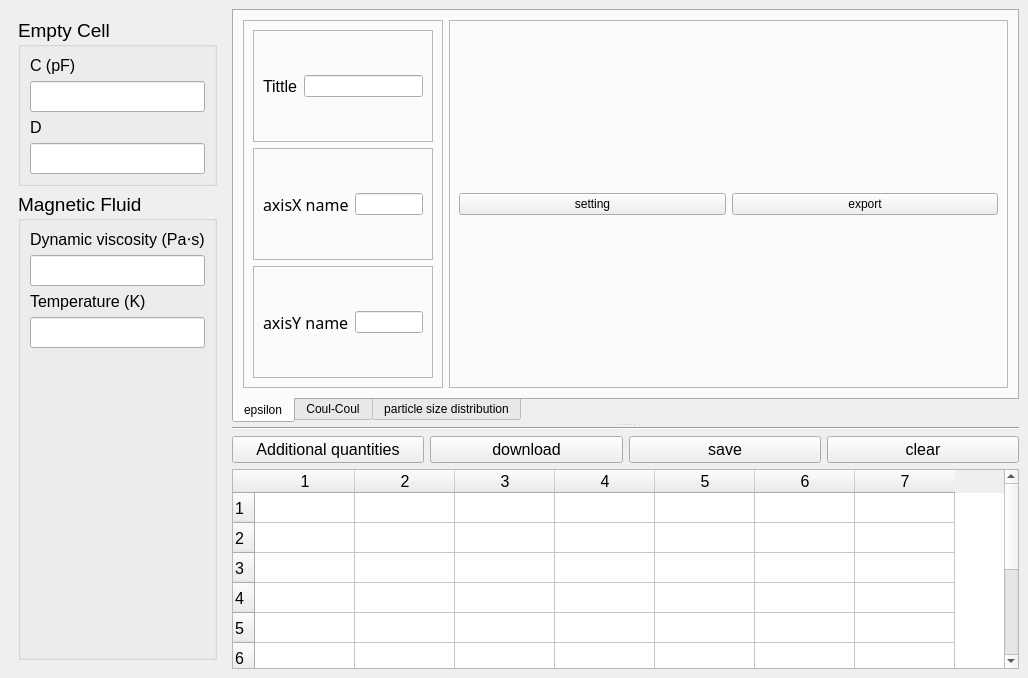
<?xml version="1.0" encoding="UTF-8"?>
<ui version="4.0">
 <class>MainWindow</class>
 <widget class="QMainWindow" name="MainWindow">
  <property name="geometry">
   <rect>
    <x>0</x>
    <y>0</y>
    <width>1028</width>
    <height>678</height>
   </rect>
  </property>
  <property name="windowTitle">
   <string>MainWindow</string>
  </property>
  <widget class="QWidget" name="centralwidget">
   <layout class="QHBoxLayout" name="horizontalLayout">
    <property name="sizeConstraint">
     <enum>QLayout::SetMaximumSize</enum>
    </property>
    <item>
     <widget class="QFrame" name="frame">
      <property name="enabled">
       <bool>true</bool>
      </property>
      <property name="sizePolicy">
       <sizepolicy hsizetype="Minimum" vsizetype="Preferred">
        <horstretch>0</horstretch>
        <verstretch>0</verstretch>
       </sizepolicy>
      </property>
      <property name="minimumSize">
       <size>
        <width>0</width>
        <height>0</height>
       </size>
      </property>
      <property name="maximumSize">
       <size>
        <width>211</width>
        <height>16777215</height>
       </size>
      </property>
      <property name="acceptDrops">
       <bool>false</bool>
      </property>
      <layout class="QVBoxLayout" name="verticalLayout_3">
       <property name="sizeConstraint">
        <enum>QLayout::SetMinimumSize</enum>
       </property>
       <item>
        <widget class="QGroupBox" name="groupBox">
         <property name="font">
          <font>
           <pointsize>14</pointsize>
          </font>
         </property>
         <property name="title">
          <string>Empty Cell</string>
         </property>
         <layout class="QVBoxLayout" name="verticalLayout">
          <item>
           <widget class="QLabel" name="label_C0">
            <property name="font">
             <font>
              <pointsize>12</pointsize>
             </font>
            </property>
            <property name="text">
             <string>C (pF)</string>
            </property>
           </widget>
          </item>
          <item>
           <widget class="QLineEdit" name="lineEdit_C0"/>
          </item>
          <item>
           <widget class="QLabel" name="label_D0">
            <property name="font">
             <font>
              <pointsize>12</pointsize>
             </font>
            </property>
            <property name="text">
             <string>D</string>
            </property>
           </widget>
          </item>
          <item>
           <widget class="QLineEdit" name="lineEdit_D0"/>
          </item>
         </layout>
        </widget>
       </item>
       <item>
        <widget class="QGroupBox" name="groupBox_2">
         <property name="font">
          <font>
           <pointsize>14</pointsize>
          </font>
         </property>
         <property name="title">
          <string>Magnetic Fluid</string>
         </property>
         <layout class="QVBoxLayout" name="verticalLayout_2">
          <item>
           <widget class="QLabel" name="label_eta">
            <property name="font">
             <font>
              <pointsize>12</pointsize>
             </font>
            </property>
            <property name="text">
             <string>Dynamic viscosity (Pa⋅s)</string>
            </property>
           </widget>
          </item>
          <item>
           <widget class="QLineEdit" name="lineEdit_eta"/>
          </item>
          <item>
           <widget class="QLabel" name="label_temp">
            <property name="font">
             <font>
              <pointsize>12</pointsize>
             </font>
            </property>
            <property name="text">
             <string>Temperature (K)</string>
            </property>
           </widget>
          </item>
          <item>
           <widget class="QLineEdit" name="lineEdit_temp"/>
          </item>
          <item>
           <spacer name="verticalSpacer_3">
            <property name="orientation">
             <enum>Qt::Vertical</enum>
            </property>
            <property name="sizeHint" stdset="0">
             <size>
              <width>20</width>
              <height>40</height>
             </size>
            </property>
           </spacer>
          </item>
         </layout>
        </widget>
       </item>
      </layout>
     </widget>
    </item>
    <item>
     <widget class="QSplitter" name="splitter">
      <property name="maximumSize">
       <size>
        <width>16777215</width>
        <height>16777215</height>
       </size>
      </property>
      <property name="orientation">
       <enum>Qt::Vertical</enum>
      </property>
      <widget class="QWidget" name="verticalLayoutWidget">
       <layout class="QVBoxLayout" name="verticalLayout_4" stretch="0">
        <property name="spacing">
         <number>6</number>
        </property>
        <property name="sizeConstraint">
         <enum>QLayout::SetMaximumSize</enum>
        </property>
        <property name="bottomMargin">
         <number>0</number>
        </property>
        <item>
         <widget class="QTabWidget" name="tabWidget">
          <property name="minimumSize">
           <size>
            <width>0</width>
            <height>400</height>
           </size>
          </property>
          <property name="tabPosition">
           <enum>QTabWidget::South</enum>
          </property>
          <property name="tabShape">
           <enum>QTabWidget::Rounded</enum>
          </property>
          <property name="currentIndex">
           <number>0</number>
          </property>
          <property name="elideMode">
           <enum>Qt::ElideNone</enum>
          </property>
          <property name="usesScrollButtons">
           <bool>true</bool>
          </property>
          <property name="documentMode">
           <bool>false</bool>
          </property>
          <property name="tabsClosable">
           <bool>false</bool>
          </property>
          <property name="movable">
           <bool>true</bool>
          </property>
          <property name="tabBarAutoHide">
           <bool>false</bool>
          </property>
          <widget class="QWidget" name="epsilon">
           <attribute name="title">
            <string>epsilon</string>
           </attribute>
           <layout class="QHBoxLayout" name="horizontalLayout_2">
            <item>
             <widget class="QFrame" name="SetingChartEpsilon">
              <property name="maximumSize">
               <size>
                <width>200</width>
                <height>16777215</height>
               </size>
              </property>
              <property name="frameShape">
               <enum>QFrame::StyledPanel</enum>
              </property>
              <property name="frameShadow">
               <enum>QFrame::Raised</enum>
              </property>
              <layout class="QVBoxLayout" name="verticalLayout_5">
               <item>
                <widget class="QFrame" name="frame_3">
                 <property name="frameShape">
                  <enum>QFrame::StyledPanel</enum>
                 </property>
                 <property name="frameShadow">
                  <enum>QFrame::Raised</enum>
                 </property>
                 <layout class="QHBoxLayout" name="horizontalLayout_7">
                  <item>
                   <widget class="QLabel" name="label">
                    <property name="font">
                     <font>
                      <pointsize>12</pointsize>
                     </font>
                    </property>
                    <property name="text">
                     <string>Tittle</string>
                    </property>
                   </widget>
                  </item>
                  <item>
                   <widget class="QLineEdit" name="ChartEpsilonTittle"/>
                  </item>
                 </layout>
                </widget>
               </item>
               <item>
                <widget class="QFrame" name="frame_4">
                 <property name="frameShape">
                  <enum>QFrame::StyledPanel</enum>
                 </property>
                 <property name="frameShadow">
                  <enum>QFrame::Raised</enum>
                 </property>
                 <layout class="QHBoxLayout" name="horizontalLayout_8">
                  <item>
                   <widget class="QLabel" name="label_2">
                    <property name="font">
                     <font>
                      <family>Ebrima</family>
                      <pointsize>12</pointsize>
                     </font>
                    </property>
                    <property name="text">
                     <string>axisX name</string>
                    </property>
                   </widget>
                  </item>
                  <item>
                   <widget class="QLineEdit" name="ChartEpsilonAxisXname"/>
                  </item>
                 </layout>
                </widget>
               </item>
               <item>
                <widget class="QFrame" name="frame_2">
                 <property name="frameShape">
                  <enum>QFrame::StyledPanel</enum>
                 </property>
                 <property name="frameShadow">
                  <enum>QFrame::Raised</enum>
                 </property>
                 <layout class="QHBoxLayout" name="horizontalLayout_9">
                  <item>
                   <widget class="QLabel" name="label_3">
                    <property name="font">
                     <font>
                      <family>Ebrima</family>
                      <pointsize>12</pointsize>
                     </font>
                    </property>
                    <property name="text">
                     <string>axisY name</string>
                    </property>
                   </widget>
                  </item>
                  <item>
                   <widget class="QLineEdit" name="ChartEpsilonAxisYname"/>
                  </item>
                 </layout>
                </widget>
               </item>
              </layout>
             </widget>
            </item>
            <item>
             <layout class="QVBoxLayout" name="epsilonLayout">
              <item>
               <widget class="QFrame" name="panel">
                <property name="frameShape">
                 <enum>QFrame::StyledPanel</enum>
                </property>
                <property name="frameShadow">
                 <enum>QFrame::Raised</enum>
                </property>
                <layout class="QHBoxLayout" name="horizontalLayout_6">
                 <item>
                  <widget class="QPushButton" name="setting_ChartEpsilon">
                   <property name="text">
                    <string>setting</string>
                   </property>
                  </widget>
                 </item>
                 <item>
                  <widget class="QPushButton" name="export_epsilon">
                   <property name="text">
                    <string>export</string>
                   </property>
                  </widget>
                 </item>
                </layout>
               </widget>
              </item>
             </layout>
            </item>
           </layout>
          </widget>
          <widget class="QWidget" name="CoulCoul">
           <attribute name="title">
            <string>Coul-Coul</string>
           </attribute>
           <layout class="QHBoxLayout" name="horizontalLayout_4">
            <item>
             <layout class="QVBoxLayout" name="coulcoulLayout">
              <property name="sizeConstraint">
               <enum>QLayout::SetNoConstraint</enum>
              </property>
              <item>
               <widget class="QPushButton" name="export_coul">
                <property name="text">
                 <string>export</string>
                </property>
               </widget>
              </item>
             </layout>
            </item>
           </layout>
          </widget>
          <widget class="QWidget" name="distribution">
           <attribute name="title">
            <string>particle size distribution</string>
           </attribute>
           <layout class="QHBoxLayout" name="horizontalLayout_5">
            <item>
             <layout class="QVBoxLayout" name="distributionLayout">
              <property name="sizeConstraint">
               <enum>QLayout::SetNoConstraint</enum>
              </property>
              <item>
               <layout class="QHBoxLayout" name="horizontalLayout_3">
                <item>
                 <widget class="QPushButton" name="export_dist">
                  <property name="text">
                   <string>export</string>
                  </property>
                 </widget>
                </item>
                <item>
                 <widget class="QPushButton" name="plotDistribution">
                  <property name="text">
                   <string>plot the distribution</string>
                  </property>
                 </widget>
                </item>
               </layout>
              </item>
             </layout>
            </item>
           </layout>
          </widget>
         </widget>
        </item>
       </layout>
      </widget>
      <widget class="QWidget" name="verticalLayoutWidget_2">
       <layout class="QVBoxLayout" name="tableLayout">
        <property name="sizeConstraint">
         <enum>QLayout::SetDefaultConstraint</enum>
        </property>
        <item>
         <widget class="Line" name="line">
          <property name="orientation">
           <enum>Qt::Horizontal</enum>
          </property>
         </widget>
        </item>
        <item>
         <layout class="QHBoxLayout" name="menuTableLayou">
          <item>
           <widget class="QPushButton" name="additional_quantities">
            <property name="font">
             <font>
              <pointsize>12</pointsize>
             </font>
            </property>
            <property name="text">
             <string>Additional quantities</string>
            </property>
           </widget>
          </item>
          <item>
           <widget class="QPushButton" name="download">
            <property name="font">
             <font>
              <pointsize>12</pointsize>
             </font>
            </property>
            <property name="text">
             <string>download</string>
            </property>
           </widget>
          </item>
          <item>
           <widget class="QPushButton" name="save">
            <property name="font">
             <font>
              <pointsize>12</pointsize>
             </font>
            </property>
            <property name="text">
             <string>save</string>
            </property>
            <property name="autoDefault">
             <bool>true</bool>
            </property>
           </widget>
          </item>
          <item>
           <widget class="QPushButton" name="clear">
            <property name="font">
             <font>
              <pointsize>12</pointsize>
             </font>
            </property>
            <property name="text">
             <string>clear</string>
            </property>
           </widget>
          </item>
         </layout>
        </item>
        <item>
         <layout class="QVBoxLayout" name="dataTablelLayout">
          <item>
           <widget class="QTableWidget" name="tableWidget">
            <property name="font">
             <font>
              <pointsize>12</pointsize>
             </font>
            </property>
            <property name="frameShape">
             <enum>QFrame::StyledPanel</enum>
            </property>
            <property name="frameShadow">
             <enum>QFrame::Plain</enum>
            </property>
            <property name="lineWidth">
             <number>2</number>
            </property>
            <property name="midLineWidth">
             <number>1</number>
            </property>
            <property name="textElideMode">
             <enum>Qt::ElideMiddle</enum>
            </property>
            <property name="showGrid">
             <bool>true</bool>
            </property>
            <property name="gridStyle">
             <enum>Qt::SolidLine</enum>
            </property>
            <property name="sortingEnabled">
             <bool>false</bool>
            </property>
            <property name="wordWrap">
             <bool>true</bool>
            </property>
            <property name="rowCount">
             <number>10</number>
            </property>
            <property name="columnCount">
             <number>7</number>
            </property>
            <attribute name="horizontalHeaderVisible">
             <bool>true</bool>
            </attribute>
            <attribute name="horizontalHeaderCascadingSectionResizes">
             <bool>false</bool>
            </attribute>
            <attribute name="verticalHeaderCascadingSectionResizes">
             <bool>false</bool>
            </attribute>
            <row/>
            <row/>
            <row/>
            <row/>
            <row/>
            <row/>
            <row/>
            <row/>
            <row/>
            <row/>
            <column>
             <property name="text">
              <string>1</string>
             </property>
            </column>
            <column>
             <property name="text">
              <string>2</string>
             </property>
            </column>
            <column/>
            <column/>
            <column/>
            <column/>
            <column/>
            <item row="0" column="2">
             <property name="text">
              <string/>
             </property>
             <property name="textAlignment">
              <set>AlignCenter</set>
             </property>
            </item>
            <item row="0" column="3">
             <property name="text">
              <string/>
             </property>
             <property name="textAlignment">
              <set>AlignCenter</set>
             </property>
            </item>
           </widget>
          </item>
         </layout>
        </item>
       </layout>
      </widget>
     </widget>
    </item>
   </layout>
  </widget>
 </widget>
 <resources/>
 <connections/>
</ui>
